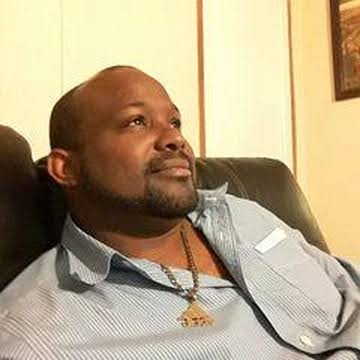
#> input picture tools/donpollos/fuentes/fotosbloque/donpollobueno.jpg, 360 x 360 px
$ python generar_bloque_secreto.py
#> lines starting #> are read from the running program, lines starting #| are printed output that depends on the picture
"""Genera el bloque del Secreto del Don Pollo (bueno y malo) para el pack de items.

Recorta la cara de las fotos de fotosbloque/ (donpollobueno.jpg y donpollomalvado.jpg), las achica a 64x64 y arma
un cubo (block/cube_all) con esa cara en los 6 lados. El plugin lo muestra con un item display encima del beacon.

Uso: python tools/generar_bloque_secreto.py
"""
import json
from pathlib import Path

from PIL import Image

ROOT = Path(__file__).resolve().parents[2]  # tools/donpollos -> raiz de BigC-Paper
FUENTES = Path(__file__).resolve().parent / "fuentes"
PACK = ROOT / "resourcepack" / "java" / "assets" / "donpollos"
SIZE = 64
# (foto, recorte cuadrado de la cara, nombre)
FACES = [
    ("donpollobueno.jpg", (50, 20, 270, 240), "bloque_don_pollo_bueno"),
    ("donpollomalvado.jpg", (40, 10, 270, 240), "bloque_don_pollo_malo"),
]


def main():
    (PACK / "textures" / "block").mkdir(parents=True, exist_ok=True)
    (PACK / "models" / "item").mkdir(parents=True, exist_ok=True)
    (PACK / "items").mkdir(parents=True, exist_ok=True)
    for photo, box, name in FACES:
        img = Image.open(FUENTES / "fotosbloque" / photo).convert("RGB").crop(box)
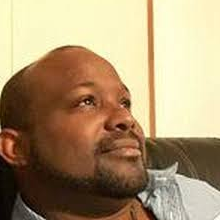
#> img: PIL image 220x220 RGB; mean R, G, B 170.8, 147.6, 113.3
        img = img.resize((SIZE, SIZE), Image.LANCZOS).convert("RGBA")
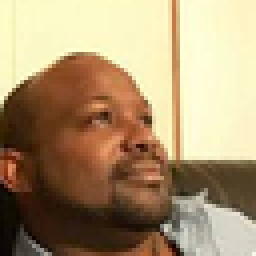
#> img: PIL image 64x64 RGBA (shown 4 times larger); mean R, G, B, A 170.8, 147.6, 113.3, 255
        img.save(PACK / "textures" / "block" / f"{name}.png")
        model = {"parent": "minecraft:block/cube_all", "textures": {"all": f"donpollos:block/{name}"}}
        (PACK / "models" / "item" / f"{name}.json").write_text(json.dumps(model, indent=2), encoding="utf-8")
        (PACK / "items" / f"{name}.json").write_text(json.dumps(
            {"model": {"type": "minecraft:model", "model": f"donpollos:item/{name}"}}, indent=2), encoding="utf-8")
        print("ok", name)
#> pass 2 of the loop in main, `for photo, box, name in FACES:`:
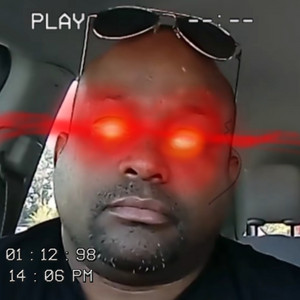
#> input picture tools/donpollos/fuentes/fotosbloque/donpollomalvado.jpg, 300 x 300 px
#> in main, `img = Image.open(FUENTES / "fotosbloque" / photo).convert("RGB").crop(..`:
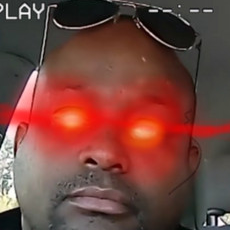
#> img: PIL image 230x230 RGB; mean R, G, B 115.6, 68.9, 61.6
#> in main, `img = img.resize((SIZE, SIZE), Image.LANCZOS).convert("RGBA")`:
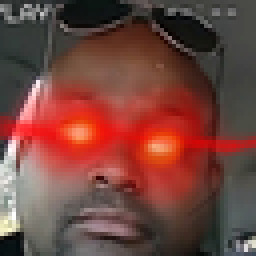
#> img: PIL image 64x64 RGBA (shown 4 times larger); mean R, G, B, A 115.5, 68.9, 61.6, 255


if __name__ == "__main__":
    main()
